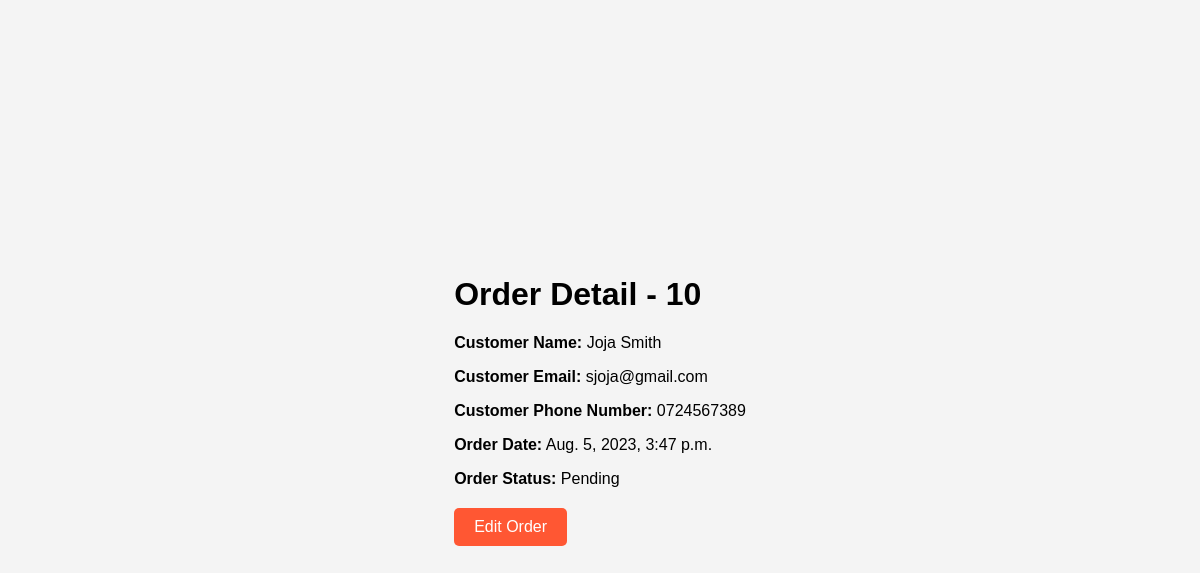
/order/orders/detail/10/, run on an earlier commit of the app's database.
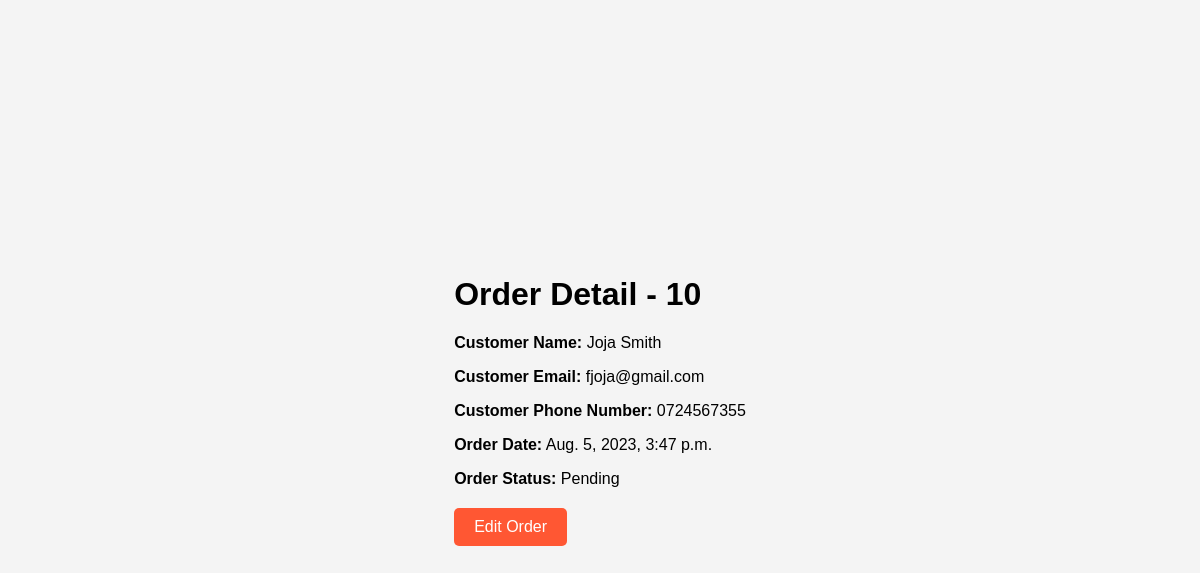
And on a later commit of the database.
### order/models.py (models this page shows)
class Order(models.Model):
    order_number = models.CharField(max_length=32, unique=True)
    customer_name = models.CharField(max_length=32)
    customer_email = models.EmailField(max_length=255)
    customer_phone_number = models.CharField(max_length=15)
    order_date = models.DateTimeField(auto_now_add=True)
    order_status = models.CharField(max_length=16, choices=[
        ('Pending', 'Pending'),
        ('Shipped', 'Shipped'),
        ('Delivered', 'Delivered'),
        ('Canceled', 'Canceled'),
    ])
    delivery=models.ForeignKey(Delivery,null=True, on_delete=models.CASCADE)
    class Meta:
        verbose_name_plural = "Order"

### order/views.py (the view)
# urls.py: path("orders/detail/<str:order_number>/",order_detail, name="order_detail"),
def order_detail(request, order_number):
    order = get_object_or_404(Order, order_number=order_number)
    return render(request, 'order/order_detail.html', {'order': order})

### templates/order/order_detail.html (shortened to what this page needs)
<!DOCTYPE html>
<html lang="en">
<head>
</head>
<body>
    <div class="container">
        <h1>Order Detail - {{ order.order_number }}</h1>
        <p><strong>Customer Name:</strong> {{ order.customer_name }}</p>
        <p><strong>Customer Email:</strong> {{ order.customer_email }}</p>
        <p><strong>Customer Phone Number:</strong> {{ order.customer_phone_number }}</p>
        <p><strong>Order Date:</strong> {{ order.order_date }}</p>
        <p><strong>Order Status:</strong> {{ order.get_order_status_display }}</p>
        <div class="edit-button">
            <a href="{% url 'edit_order' order.order_number %}">Edit Order</a>
        </div>
    </div>
</body>
</html>

What changed in the data, as far as the page shows it:
changed Order "Joja Smith": customer_email "sjoja@gmail.com" → "fjoja@gmail.com"; customer_phone_number "0724567389" → "0724567355"
